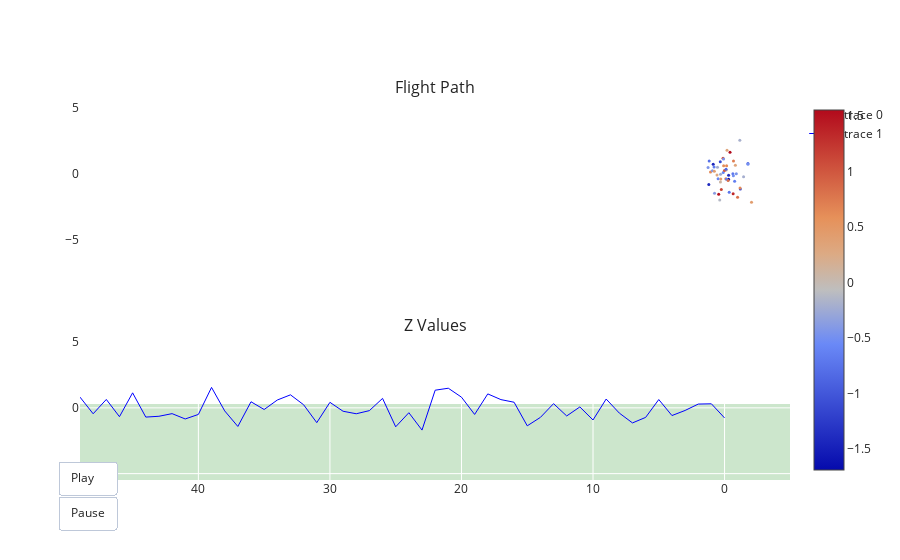

The notebook cell this image was saved under:
### Code cell
import plotly.graph_objects as go
from plotly.subplots import make_subplots
import numpy as np

# # Define x, y, and z
# x = np.random.normal(size=50)
# y = np.random.normal(size=50)
# z = np.random.normal(size=50)

# Define flight path trace
def flight_path_trace(x, y, z):
    return go.Scatter(x=x, y=y,
                      mode="markers",
                      marker=dict(color=z, size=3, showscale=True))

# Define z subplot trace
def z_trace(z_values):
    return go.Scatter(x=np.arange(len(z_values)), y=z_values,
                      mode="lines",
                      line=dict(width=1, color='blue'))

# Create figure with two subplots
fig = make_subplots(rows=2, cols=1, shared_xaxes=True,
                    subplot_titles=("Flight Path", "Z Values"))

# Add flight path trace to first subplot
fig.add_trace(flight_path_trace(x, y, z), row=1, col=1)

# Add z trace to second subplot
fig.add_trace(z_trace(z), row=2, col=1)

# Add green background and rectangle to second subplot
fig.update_layout(shapes=[dict(type="rect", xref="paper", yref="paper",
                               x0=0, y0=0, x1=1, y1=0.2, fillcolor="green",
                               opacity=0.2, layer="below")],
                  plot_bgcolor="white", hovermode="closest")

# Add animation buttons to figure
fig.update_layout(updatemenus=[dict(
    type="buttons",
    buttons=[
        dict(
            label="Play",
            method="animate",
            args=[None, {"frame": {"duration": 30, "redraw": True}, "fromcurrent": True}]
        ),
        dict(
            label="Pause",
            method="animate",
            args=[[None], {"frame": {"duration": 0, "redraw": False}, "mode": "immediate", "transition": {"duration": 0}}]
        )
    ],
    showactive=False,
    x=0.05,
    y=0.05
)])

# Define animation frames
frames=[go.Frame(data=[go.Scatter(
            x=[x[k]],
            y=[y[k]],
            mode="markers",
            marker=dict(color="red", size=10))])
        for k in range(len(x))]

# Add frames to figure
fig.frames = frames

# Update x and y axis
if reverse:
    fig.update_xaxes(autorange="reversed") 
fig.update_yaxes(scaleanchor="x", scaleratio=1)

# Show figure
fig.show()

### Figure 1 — Plotly figure (JSON) as saved in the notebook; plotly's stock layout.template omitted (floating-point values rounded to 4 significant figures)
{"data": [{"marker": {"color": [-0.7655, 0.3087, 0.2876, -0.1979, -0.5854, 0.6309, -0.7251, -1.144, -0.3971, 0.6706, -0.9226, 0.06988, -0.6154, 0.3194, -0.7254, -1.365, 0.4269, 0.6264, 1.061, -0.5006, 0.8125, 1.492, 1.343, -1.689, -0.3691, -1.441, 0.7188, -0.2108, -0.449, -0.2577, 0.42, -1.124, 0.2363, 0.9903, 0.5957, -0.1249, 0.4618, -1.414, -0.231, 1.554, -0.4995, -0.8437, -0.4403, -0.6392, -0.7016, 1.142, -0.6715, 0.6394, -0.4494, 0.8163], "showscale": true, "size": 3}, "mode": "markers", "type": "scatter", "x": [1.17, -0.1859, 0.5748, -1.161, 0.4902, 1.066, -0.633, -1.196, 0.9233, -0.09424, -1.775, 0.3141, 0.09985, -0.8223, -0.3539, -0.3079, -2.048, -0.1568, 0.1149, -1.779, -0.9909, 0.4457, -0.6538, -0.3046, 0.7596, 0.8638, -0.6782, -1.446, 0.07748, 0.3031, 0.777, 0.3244, -0.1227, 0.008848, 0.06945, 0.3672, 0.2836, 1.196, 0.5388, -0.4143, -0.6715, -0.114, 1.252, -0.7673, -0.1546, 0.2478, 0.7996, -1.178, -0.8954, -0.2696], "xaxis": "x", "y": [0.9774, 1.803, -0.087, 2.573, -0.3654, 0.152, 0.008462, -1.137, 0.2487, -0.3569, 0.8034, -0.6043, 0.1195, 0.657, -1.383, -0.09854, -2.158, 0.6201, 1.189, 0.7348, -1.771, -1.532, -1.498, -0.4003, -1.47, 0.7417, 0.9804, -0.2077, 1.138, -0.02674, 0.2148, 0.9367, 0.294, 0.2551, 0.6302, -1.984, -0.3811, -0.8051, 0.5167, 1.646, -0.1358, 0.3644, 0.4917, -0.5609, -0.4087, -1.18, 0.5381, -1.071, 0.01108, -0.5052], "yaxis": "y"}, {"line": {"color": "blue", "width": 1}, "mode": "lines", "type": "scatter", "x": [0, 1, 2, 3, 4, 5, 6, 7, 8, 9, 10, 11, 12, 13, 14, 15, 16, 17, 18, 19, 20, 21, 22, 23, 24, 25, 26, 27, 28, 29, 30, 31, 32, 33, 34, 35, 36, 37, 38, 39, 40, 41, 42, 43, 44, 45, 46, 47, 48, 49], "xaxis": "x2", "y": [-0.7655, 0.3087, 0.2876, -0.1979, -0.5854, 0.6309, -0.7251, -1.144, -0.3971, 0.6706, -0.9226, 0.06988, -0.6154, 0.3194, -0.7254, -1.365, 0.4269, 0.6264, 1.061, -0.5006, 0.8125, 1.492, 1.343, -1.689, -0.3691, -1.441, 0.7188, -0.2108, -0.449, -0.2577, 0.42, -1.124, 0.2363, 0.9903, 0.5957, -0.1249, 0.4618, -1.414, -0.231, 1.554, -0.4995, -0.8437, -0.4403, -0.6392, -0.7016, 1.142, -0.6715, 0.6394, -0.4494, 0.8163], "yaxis": "y2"}], "layout": {"annotations": [{"font": {"size": 16}, "showarrow": false, "text": "Flight Path", "x": 0.5, "xanchor": "center", "xref": "paper", "y": 1, "yanchor": "bottom", "yref": "paper"}, {"font": {"size": 16}, "showarrow": false, "text": "Z Values", "x": 0.5, "xanchor": "center", "xref": "paper", "y": 0.375, "yanchor": "bottom", "yref": "paper"}], "hovermode": "closest", "plot_bgcolor": "white", "shapes": [{"fillcolor": "green", "layer": "below", "opacity": 0.2, "type": "rect", "x0": 0, "x1": 1, "xref": "paper", "y0": 0, "y1": 0.2, "yref": "paper"}], "updatemenus": [{"buttons": [{"args": [null, {"frame": {"duration": 30, "redraw": true}, "fromcurrent": true}], "label": "Play", "method": "animate"}, {"args": [[null], {"frame": {"duration": 0, "redraw": false}, "mode": "immediate", "transition": {"duration": 0}}], "label": "Pause", "method": "animate"}], "showactive": false, "type": "buttons", "x": 0.05, "y": 0.05}], "xaxis": {"anchor": "y", "autorange": "reversed", "domain": [0, 1], "matches": "x2", "showticklabels": false}, "xaxis2": {"anchor": "y2", "autorange": "reversed", "domain": [0, 1]}, "yaxis": {"anchor": "x", "domain": [0.625, 1], "scaleanchor": "x", "scaleratio": 1}, "yaxis2": {"anchor": "x2", "domain": [0, 0.375], "scaleanchor": "x", "scaleratio": 1}}}
